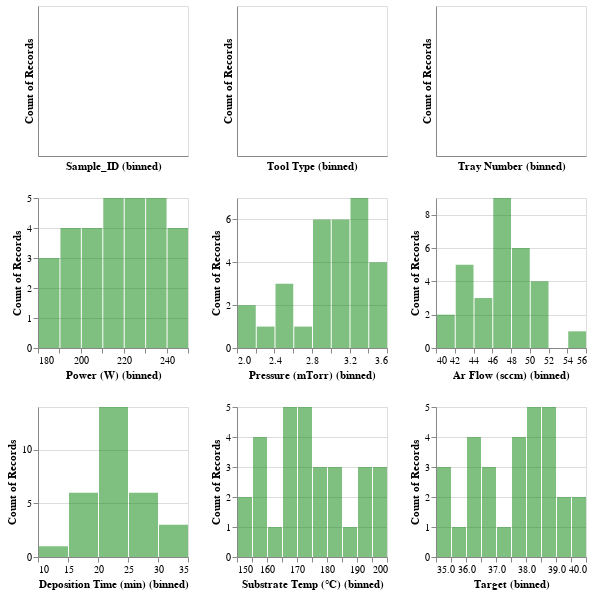

Source (notebook cell):
### Markdown cell above
**Another way to visualize the histograms**

### Code cell
import altair as alt

# Assuming df is your DataFrame from the previous example

# List to store individual plots
plots = []

# Loop through each feature
for feature in df_cell.columns:
    # Skip the categorical feature for now
    if feature == 'Category':
        continue
    
    # Create a distribution plot for each feature
    plot = alt.Chart(df_cell).mark_bar(opacity=0.5, color='green').encode(
        alt.X(f'{feature}:Q', bin=True),
        alt.Y('count()')
    ).properties(width=150, height=150)
    
    # Append the plot to the list
    plots.append(plot)

# Combine all plots into a single row
combined_plot = alt.concat(*plots, columns=3)

# Display the combined plot
combined_plot.interactive()

### Figure 1 — Vega-Lite specification as saved in the notebook (floating-point values rounded to 4 significant figures)
{"config": {"view": {"continuousWidth": 300, "continuousHeight": 300}}, "concat": [{"mark": {"type": "bar", "color": "green", "opacity": 0.5}, "encoding": {"x": {"bin": true, "field": "Sample_ID", "type": "quantitative"}, "y": {"aggregate": "count", "type": "quantitative"}}, "height": 150, "name": "view_1", "width": 150}, {"mark": {"type": "bar", "color": "green", "opacity": 0.5}, "encoding": {"x": {"bin": true, "field": "Tool Type", "type": "quantitative"}, "y": {"aggregate": "count", "type": "quantitative"}}, "height": 150, "name": "view_2", "width": 150}, {"mark": {"type": "bar", "color": "green", "opacity": 0.5}, "encoding": {"x": {"bin": true, "field": "Tray Number", "type": "quantitative"}, "y": {"aggregate": "count", "type": "quantitative"}}, "height": 150, "name": "view_3", "width": 150}, {"mark": {"type": "bar", "color": "green", "opacity": 0.5}, "encoding": {"x": {"bin": true, "field": "Power (W)", "type": "quantitative"}, "y": {"aggregate": "count", "type": "quantitative"}}, "height": 150, "name": "view_4", "width": 150}, {"mark": {"type": "bar", "color": "green", "opacity": 0.5}, "encoding": {"x": {"bin": true, "field": "Pressure (mTorr)", "type": "quantitative"}, "y": {"aggregate": "count", "type": "quantitative"}}, "height": 150, "name": "view_5", "width": 150}, {"mark": {"type": "bar", "color": "green", "opacity": 0.5}, "encoding": {"x": {"bin": true, "field": "Ar Flow (sccm)", "type": "quantitative"}, "y": {"aggregate": "count", "type": "quantitative"}}, "height": 150, "name": "view_6", "width": 150}, {"mark": {"type": "bar", "color": "green", "opacity": 0.5}, "encoding": {"x": {"bin": true, "field": "Deposition Time (min)", "type": "quantitative"}, "y": {"aggregate": "count", "type": "quantitative"}}, "height": 150, "name": "view_7", "width": 150}, {"mark": {"type": "bar", "color": "green", "opacity": 0.5}, "encoding": {"x": {"bin": true, "field": "Substrate Temp (°C)", "type": "quantitative"}, "y": {"aggregate": "count", "type": "quantitative"}}, "height": 150, "name": "view_8", "width": 150}, {"mark": {"type": "bar", "color": "green", "opacity": 0.5}, "encoding": {"x": {"bin": true, "field": "Target", "type": "quantitative"}, "y": {"aggregate": "count", "type": "quantitative"}}, "height": 150, "name": "view_9", "width": 150}], "columns": 3, "data": {"name": "data-1b1f07596c7e6e4d905f80570a039967"}, "params": [{"name": "param_1", "select": {"type": "interval", "encodings": ["x", "y"]}, "bind": "scales", "views": ["view_1", "view_2", "view_3", "view_4", "view_5", "view_6", "view_7", "view_8", "view_9"]}], "$schema": "https://vega.github.io/schema/vega-lite/v5.16.3.json", "datasets": {"data-1b1f07596c7e6e4d905f80570a039967": [{"Sample_ID": "A1", "Tool Type": "Tool A", "Tray Number": "Tray1", "Power (W)": 180.0, "Pressure (mTorr)": 3.4, "Ar Flow (sccm)": 49.0, "Deposition Time (min)": 20.0, "Substrate Temp (°C)": 193.0, "Target": 35.2}, {"Sample_ID": "A2", "Tool Type": "Tool A", "Tray Number": "Tray2", "Power (W)": 230.0, "Pressure (mTorr)": 3.1, "Ar Flow (sccm)": 44.0, "Deposition Time (min)": 20.0, "Substrate Temp (°C)": 167.0, "Target": 38.8}, {"Sample_ID": "A3", "Tool Type": "Tool B", "Tray Number": "Tray1", "Power (W)": 200.0, "Pressure (mTorr)": 3.0, "Ar Flow (sccm)": 43.0, "Deposition Time (min)": 25.0, "Substrate Temp (°C)": 196.0, "Target": 36.8}, {"Sample_ID": "A5", "Tool Type": "Tool A", "Tray Number": "Tray1", "Power (W)": 240.0, "Pressure (mTorr)": 2.9, "Ar Flow (sccm)": 41.0, "Deposition Time (min)": 22.0, "Substrate Temp (°C)": 176.0, "Target": 39.3}, {"Sample_ID": "A6", "Tool Type": "Tool A", "Tray Number": "Tray2", "Power (W)": 230.0, "Pressure (mTorr)": 3.1, "Ar Flow (sccm)": 44.0, "Deposition Time (min)": 22.0, "Substrate Temp (°C)": 175.3, "Target": 38.7}, {"Sample_ID": "A7", "Tool Type": "Tool B", "Tray Number": "Tray1", "Power (W)": 190.0, "Pressure (mTorr)": 2.3, "Ar Flow (sccm)": 49.0, "Deposition Time (min)": 19.0, "Substrate Temp (°C)": 158.0, "Target": 36.2}, {"Sample_ID": "A8", "Tool Type": "Tool B", "Tray Number": "Tray2", "Power (W)": 250.0, "Pressure (mTorr)": 3.3, "Ar Flow (sccm)": 46.0, "Deposition Time (min)": 25.0, "Substrate Temp (°C)": 154.0, "Target": 39.9}, {"Sample_ID": "A9", "Tool Type": "Tool A", "Tray Number": "Tray1", "Power (W)": 180.0, "Pressure (mTorr)": 2.4, "Ar Flow (sccm)": 47.0, "Deposition Time (min)": 16.0, "Substrate Temp (°C)": 158.0, "Target": 35.5}, {"Sample_ID": "A11", "Tool Type": "Tool B", "Tray Number": "Tray1", "Power (W)": 240.0, "Pressure (mTorr)": 2.4, "Ar Flow (sccm)": 46.72, "Deposition Time (min)": 27.0, "Substrate Temp (°C)": 194.0, "Target": 39.4}, {"Sample_ID": "A12", "Tool Type": "Tool B", "Tray Number": "Tray2", "Power (W)": 210.0, "Pressure (mTorr)": 3.1, "Ar Flow (sccm)": 42.0, "Deposition Time (min)": 22.0, "Substrate Temp (°C)": 181.0, "Target": 37.7}, {"Sample_ID": "A13", "Tool Type": "Tool A", "Tray Number": "Tray1", "Power (W)": 210.0, "Pressure (mTorr)": 2.5, "Ar Flow (sccm)": 50.0, "Deposition Time (min)": 24.0, "Substrate Temp (°C)": 152.0, "Target": 37.5}, {"Sample_ID": "A14", "Tool Type": "Tool A", "Tray Number": "Tray2", "Power (W)": 230.0, "Pressure (mTorr)": 3.3, "Ar Flow (sccm)": 41.0, "Deposition Time (min)": 23.03, "Substrate Temp (°C)": 169.0, "Target": 38.9}, {"Sample_ID": "A15", "Tool Type": "Tool B", "Tray Number": "Tray1", "Power (W)": 240.0, "Pressure (mTorr)": 3.2, "Ar Flow (sccm)": 47.0, "Deposition Time (min)": 35.0, "Substrate Temp (°C)": 186.0, "Target": 39.5}, {"Sample_ID": "A17", "Tool Type": "Tool A", "Tray Number": "Tray1", "Power (W)": 215.5, "Pressure (mTorr)": 2.6, "Ar Flow (sccm)": 42.0, "Deposition Time (min)": 20.0, "Substrate Temp (°C)": 168.0, "Target": 35.0}, {"Sample_ID": "A18", "Tool Type": "Tool A", "Tray Number": "Tray2", "Power (W)": 210.0, "Pressure (mTorr)": 3.5, "Ar Flow (sccm)": 46.0, "Deposition Time (min)": 21.0, "Substrate Temp (°C)": 171.0, "Target": 37.5}, {"Sample_ID": "A19", "Tool Type": "Tool B", "Tray Number": "Tray1", "Power (W)": 200.0, "Pressure (mTorr)": 3.0, "Ar Flow (sccm)": 45.0, "Deposition Time (min)": 19.0, "Substrate Temp (°C)": 167.0, "Target": 36.9}, {"Sample_ID": "A20", "Tool Type": "Tool B", "Tray Number": "Tray2", "Power (W)": 210.0, "Pressure (mTorr)": 2.9, "Ar Flow (sccm)": 43.0, "Deposition Time (min)": 21.0, "Substrate Temp (°C)": 197.0, "Target": 37.6}, {"Sample_ID": "A21", "Tool Type": "Tool A", "Tray Number": "Tray1", "Power (W)": 220.0, "Pressure (mTorr)": 3.3, "Ar Flow (sccm)": 47.0, "Deposition Time (min)": 23.0, "Substrate Temp (°C)": 172.0, "Target": 38.2}, {"Sample_ID": "A22", "Tool Type": "Tool A", "Tray Number": "Tray2", "Power (W)": 220.0, "Pressure (mTorr)": 2.1, "Ar Flow (sccm)": 49.0, "Deposition Time (min)": 28.0, "Substrate Temp (°C)": 193.0, "Target": 38.1}, {"Sample_ID": "A23", "Tool Type": "Tool B", "Tray Number": "Tray1", "Power (W)": 220.0, "Pressure (mTorr)": 3.4, "Ar Flow (sccm)": 47.0, "Deposition Time (min)": 24.0, "Substrate Temp (°C)": 159.0, "Target": 38.3}, {"Sample_ID": "A24", "Tool Type": "Tool B", "Tray Number": "Tray2", "Power (W)": 200.0, "Pressure (mTorr)": 2.8, "Ar Flow (sccm)": 43.0, "Deposition Time (min)": 20.0, "Substrate Temp (°C)": 177.0, "Target": 37.0}, {"Sample_ID": "A25", "Tool Type": "Tool A", "Tray Number": "Tray1", "Power (W)": 180.0, "Pressure (mTorr)": 3.2, "Ar Flow (sccm)": 49.0, "Deposition Time (min)": 18.0, "Substrate Temp (°C)": 155.0, "Target": 35.3}, {"Sample_ID": "A26", "Tool Type": "Tool A", "Tray Number": "Tray2", "Power (W)": 190.0, "Pressure (mTorr)": 3.1, "Ar Flow (sccm)": 49.0, "Deposition Time (min)": 17.0, "Substrate Temp (°C)": 163.0, "Target": 36.1}, {"Sample_ID": "A27", "Tool Type": "Tool B", "Tray Number": "Tray1", "Power (W)": 200.0, "Pressure (mTorr)": 2.9, "Ar Flow (sccm)": 50.0, "Deposition Time (min)": 19.0, "Substrate Temp (°C)": 165.0, "Target": 36.8}, {"Sample_ID": "A28", "Tool Type": "Tool B", "Tray Number": "Tray2", "Power (W)": 230.0, "Pressure (mTorr)": 3.3, "Ar Flow (sccm)": 46.0, "Deposition Time (min)": 30.0, "Substrate Temp (°C)": 173.0, "Target": 38.7}, {"Sample_ID": "A29", "Tool Type": "Tool A", "Tray Number": "Tray1", "Power (W)": 220.0, "Pressure (mTorr)": 2.0, "Ar Flow (sccm)": 50.0, "Deposition Time (min)": 23.0, "Substrate Temp (°C)": 199.0, "Target": 38.1}, {"Sample_ID": "A30", "Tool Type": "Tool A", "Tray Number": "Tray2", "Power (W)": 190.0, "Pressure (mTorr)": 3.2, "Ar Flow (sccm)": 50.0, "Deposition Time (min)": 12.0, "Substrate Temp (°C)": 170.0, "Target": 36.0}, {"Sample_ID": "A31", "Tool Type": "Tool B", "Tray Number": "Tray1", "Power (W)": 220.0, "Pressure (mTorr)": 3.6, "Ar Flow (sccm)": 56.0, "Deposition Time (min)": 30.0, "Substrate Temp (°C)": 180.0, "Target": 38.1}, {"Sample_ID": "A32", "Tool Type": "Tool B", "Tray Number": "Tray2", "Power (W)": 230.0, "Pressure (mTorr)": 2.9, "Ar Flow (sccm)": 46.72, "Deposition Time (min)": 25.0, "Substrate Temp (°C)": 171.0, "Target": 38.7}, {"Sample_ID": "A34", "Tool Type": "Tool A", "Tray Number": "Tray2", "Power (W)": 190.0, "Pressure (mTorr)": 2.9, "Ar Flow (sccm)": 49.0, "Deposition Time (min)": 25.0, "Substrate Temp (°C)": 182.0, "Target": 36.3}]}}
